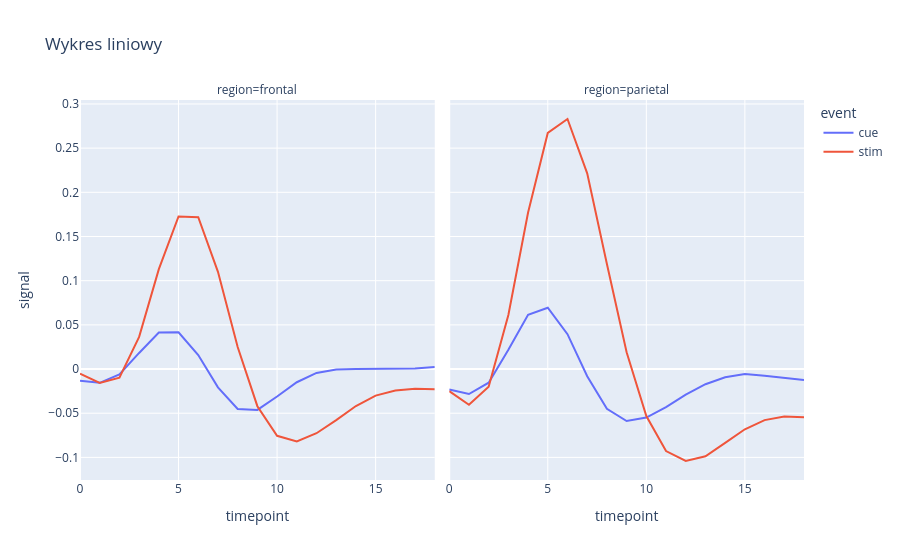

The notebook cell this image was saved under:
### Markdown cell above
W tym przypadku przydatny okazuje się także wykres oparty o ```plotly```. Jego podstawowa forma wygląda następująco:

### Code cell
fig = px.line(data_frame=fmri_agg, x='timepoint', y='signal', color='event', facet_col='region', title='Wykres liniowy')
fig.show()

### Figure 1 — Plotly figure (JSON) as saved in the notebook; plotly's stock layout.template omitted (floating-point values rounded to 4 significant figures)
{"data": [{"hovertemplate": "event=cue<br>region=frontal<br>timepoint=%{x}<br>signal=%{y}<extra></extra>", "legendgroup": "cue", "line": {"color": "#636efa", "dash": "solid"}, "marker": {"symbol": "circle"}, "mode": "lines", "name": "cue", "orientation": "v", "showlegend": true, "type": "scatter", "x": [0, 1, 2, 3, 4, 5, 6, 7, 8, 9, 10, 11, 12, 13, 14, 15, 16, 17, 18], "xaxis": "x", "y": [-0.01314, -0.01561, -0.006178, 0.01823, 0.04128, 0.04164, 0.01582, -0.02067, -0.04513, -0.04629, -0.0311, -0.01492, -0.004388, -0.0004407, 3.598e-05, 0.0003024, 7.456e-05, 0.0006964, 0.002276], "yaxis": "y"}, {"hovertemplate": "event=cue<br>region=parietal<br>timepoint=%{x}<br>signal=%{y}<extra></extra>", "legendgroup": "cue", "line": {"color": "#636efa", "dash": "solid"}, "marker": {"symbol": "circle"}, "mode": "lines", "name": "cue", "orientation": "v", "showlegend": false, "type": "scatter", "x": [0, 1, 2, 3, 4, 5, 6, 7, 8, 9, 10, 11, 12, 13, 14, 15, 16, 17, 18], "xaxis": "x2", "y": [-0.02317, -0.0283, -0.01548, 0.02194, 0.0613, 0.06934, 0.03949, -0.008105, -0.04491, -0.05889, -0.05496, -0.04307, -0.02901, -0.01718, -0.009225, -0.005511, -0.007607, -0.01018, -0.01237], "yaxis": "y2"}, {"hovertemplate": "event=stim<br>region=frontal<br>timepoint=%{x}<br>signal=%{y}<extra></extra>", "legendgroup": "stim", "line": {"color": "#EF553B", "dash": "solid"}, "marker": {"symbol": "circle"}, "mode": "lines", "name": "stim", "orientation": "v", "showlegend": true, "type": "scatter", "x": [0, 1, 2, 3, 4, 5, 6, 7, 8, 9, 10, 11, 12, 13, 14, 15, 16, 17, 18], "xaxis": "x", "y": [-0.005349, -0.01564, -0.00977, 0.03639, 0.1131, 0.1727, 0.1718, 0.11, 0.02491, -0.04204, -0.07556, -0.08193, -0.07263, -0.05781, -0.04181, -0.03012, -0.02433, -0.02217, -0.02284], "yaxis": "y"}, {"hovertemplate": "event=stim<br>region=parietal<br>timepoint=%{x}<br>signal=%{y}<extra></extra>", "legendgroup": "stim", "line": {"color": "#EF553B", "dash": "solid"}, "marker": {"symbol": "circle"}, "mode": "lines", "name": "stim", "orientation": "v", "showlegend": false, "type": "scatter", "x": [0, 1, 2, 3, 4, 5, 6, 7, 8, 9, 10, 11, 12, 13, 14, 15, 16, 17, 18], "xaxis": "x2", "y": [-0.025, -0.04046, -0.02006, 0.06122, 0.1771, 0.2672, 0.283, 0.2214, 0.1188, 0.01906, -0.05312, -0.09285, -0.1041, -0.0987, -0.08364, -0.06819, -0.05779, -0.05381, -0.05454], "yaxis": "y2"}], "layout": {"annotations": [{"font": {}, "showarrow": false, "text": "region=frontal", "x": 0.245, "xanchor": "center", "xref": "paper", "y": 1, "yanchor": "bottom", "yref": "paper"}, {"font": {}, "showarrow": false, "text": "region=parietal", "x": 0.755, "xanchor": "center", "xref": "paper", "y": 1, "yanchor": "bottom", "yref": "paper"}], "legend": {"title": {"text": "event"}, "tracegroupgap": 0}, "title": {"text": "Wykres liniowy"}, "xaxis": {"anchor": "y", "domain": [0, 0.49], "title": {"text": "timepoint"}}, "xaxis2": {"anchor": "y2", "domain": [0.51, 1], "matches": "x", "title": {"text": "timepoint"}}, "yaxis": {"anchor": "x", "domain": [0, 1], "title": {"text": "signal"}}, "yaxis2": {"anchor": "x2", "domain": [0, 1], "matches": "y", "showticklabels": false}}}
